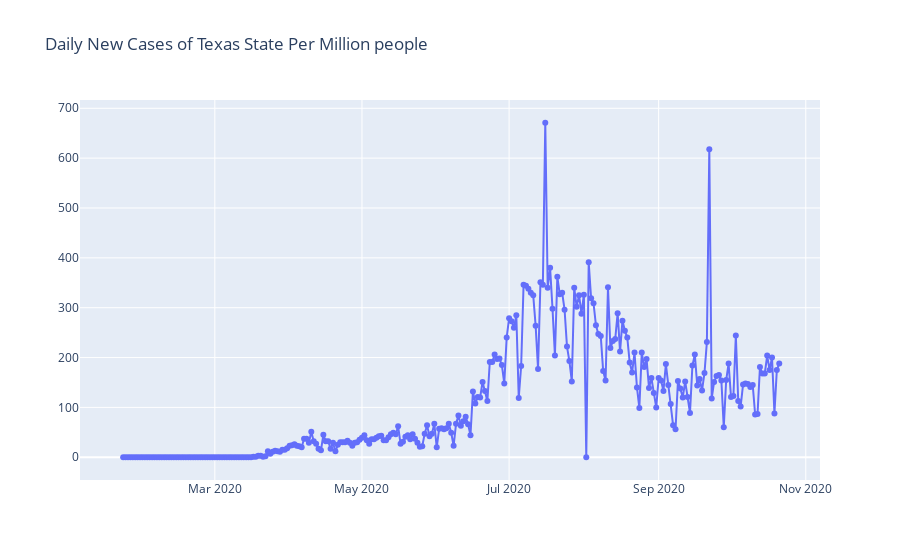

Source (notebook cell):
### Markdown cell above
# Daily Trend of New Cases in Texas per Million people.

### Code cell
#plot daily Texas new Cases
trace0 = go.Scatter(x=MyStateCases.index, y=MyStateCases["TX"], 
                    name="Texas", 
                    mode="lines+markers") 



mydata = go.Data([trace0])

mylayout = go.Layout(
    title="Daily New Cases of Texas State Per Million people"
)

fig1 = go.Figure(data=mydata, layout=mylayout)

plotly.offline.iplot(fig1, filename = '')

fig1.write_image("images/DailyTrend_NewCases_Texas.png")

### Figure 1 — Plotly figure (JSON) as saved in the notebook; plotly's stock layout.template omitted (floating-point values rounded to 4 significant figures; data arrays with more than 128 entries replaced by an {"elided": "..."} marker saying what was removed)
{"data": [{"mode": "lines+markers", "name": "Texas", "type": "scatter", "x": {"elided": "274 str values"}, "y": {"elided": "274 int values"}}], "layout": {"title": {"text": "Daily New Cases of Texas State Per Million people"}}}
